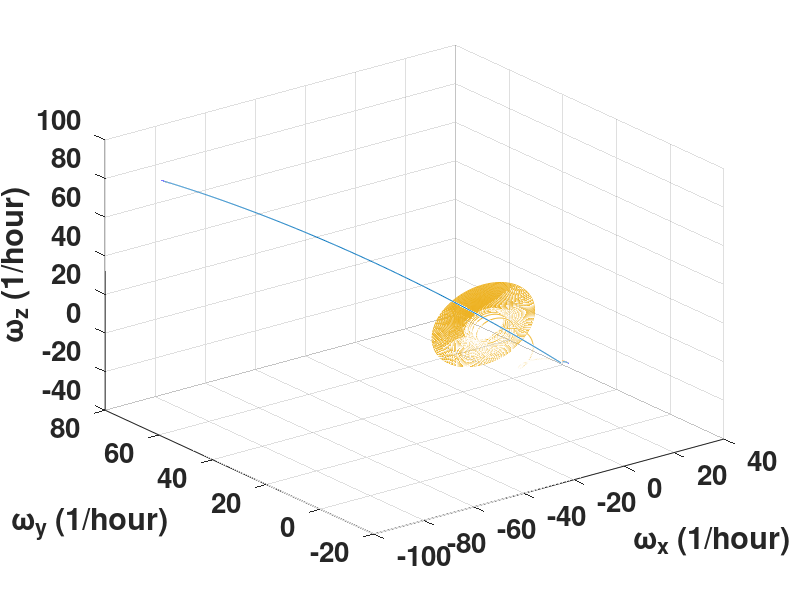
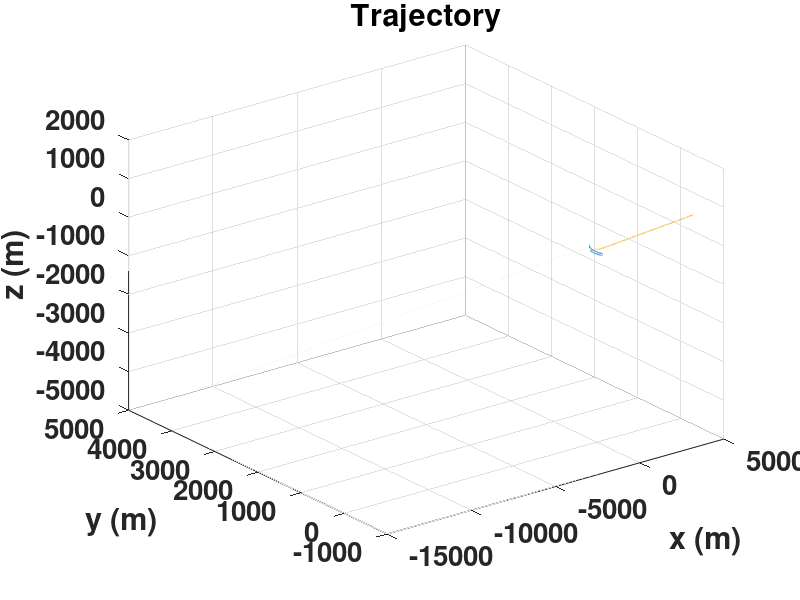

Write MATLAB code to recreate these figures, in order. (Note: this script raises an error after producing the figures.)
%--------------------------------------------------------------------------
% Name: 

% Desc: 

% Auth: Hai-Shuo Wang

% Time: 01/26/2023

% Version 2.0:
%--------------------------------------------------------------------------

clc;
clear;
close all;
format LONG;

posvel = load('pos_vel_spin.dat');
flyby = load("flybyOrbit.dat");

figure
plot3(posvel(:,7),posvel(:,8),posvel(:,9),LineWidth=2)
hold on
plot3(posvel(:,16),posvel(:,17),posvel(:,18),LineWidth=2)
xlabel('\omega_x (1/hour)')
ylabel('\omega_y (1/hour)')
zlabel('\omega_z (1/hour)')
grid on
% title('Trajectory')
set(gca,'FontSize',20,'FontWeight','bold')

figure
plot3(posvel(:,1),posvel(:,2),posvel(:,3),LineWidth=2)
hold on
plot3(posvel(:,10),posvel(:,11),posvel(:,12),LineWidth=2)
xlabel('x (m)')
ylabel('y (m)')
zlabel('z (m)')
grid on
title('Trajectory')
set(gca,'FontSize',20,'FontWeight','bold')

energy = load('energy.dat');
momentum = load("angular_momentum.dat");
figure
yyaxis left
title('relative conserved quantity')
plot(flyby(:,1),energy(:,1)./abs(energy(1,1)),LineWidth = 2);
xlabel('time')
ylabel('Energy')
yyaxis right
plot(flyby(:,1),momentum(:,4)./momentum(1,4),LineWidth = 2);
ylabel('Momentum^2')
grid on
set(gca,'FontSize',20,'FontWeight','bold')

figure
yyaxis left
title('absolute conserved quantity')
plot(flyby(:,1),energy(:,1),LineWidth = 2);
xlabel('time')
ylabel('Energy')
yyaxis right
plot(flyby(:,1),momentum(:,4),LineWidth = 2);
ylabel('Momentum^2')
grid on
set(gca,'FontSize',20,'FontWeight','bold')

effectQ = load("effectquantity.dat");
figure
yyaxis left
title('relative conserved quantity')
plot(flyby(:,1),effectQ(:,1),LineWidth = 2);
xlabel('time')
ylabel('\omega_e')
yyaxis right
plot(flyby(:,1),effectQ(:,2),LineWidth = 2);
ylabel('I_d')
grid on
set(gca,'FontSize',20,'FontWeight','bold')

figure
scatter(flyby(:,1),effectQ(:,3))
xlabel('time')
ylabel('I_{tilde}')
grid on
set(gca,'FontSize',20,'FontWeight','bold')


figure
plot3(flyby(:,2),flyby(:,3),flyby(:,4),LineWidth=2,DisplayName='trajectory')
hold on
scatter3(flyby(1,2),flyby(1,3),flyby(1,4),'filled',DisplayName='Initial Position')
scatter3(0,0,0,'filled',DisplayName='Earth')
xlabel('x (m)')
ylabel('y (m)')
zlabel('z (m)')
grid on
title('Flyby Orbit')
set(gca,'FontSize',20,'FontWeight','bold')
